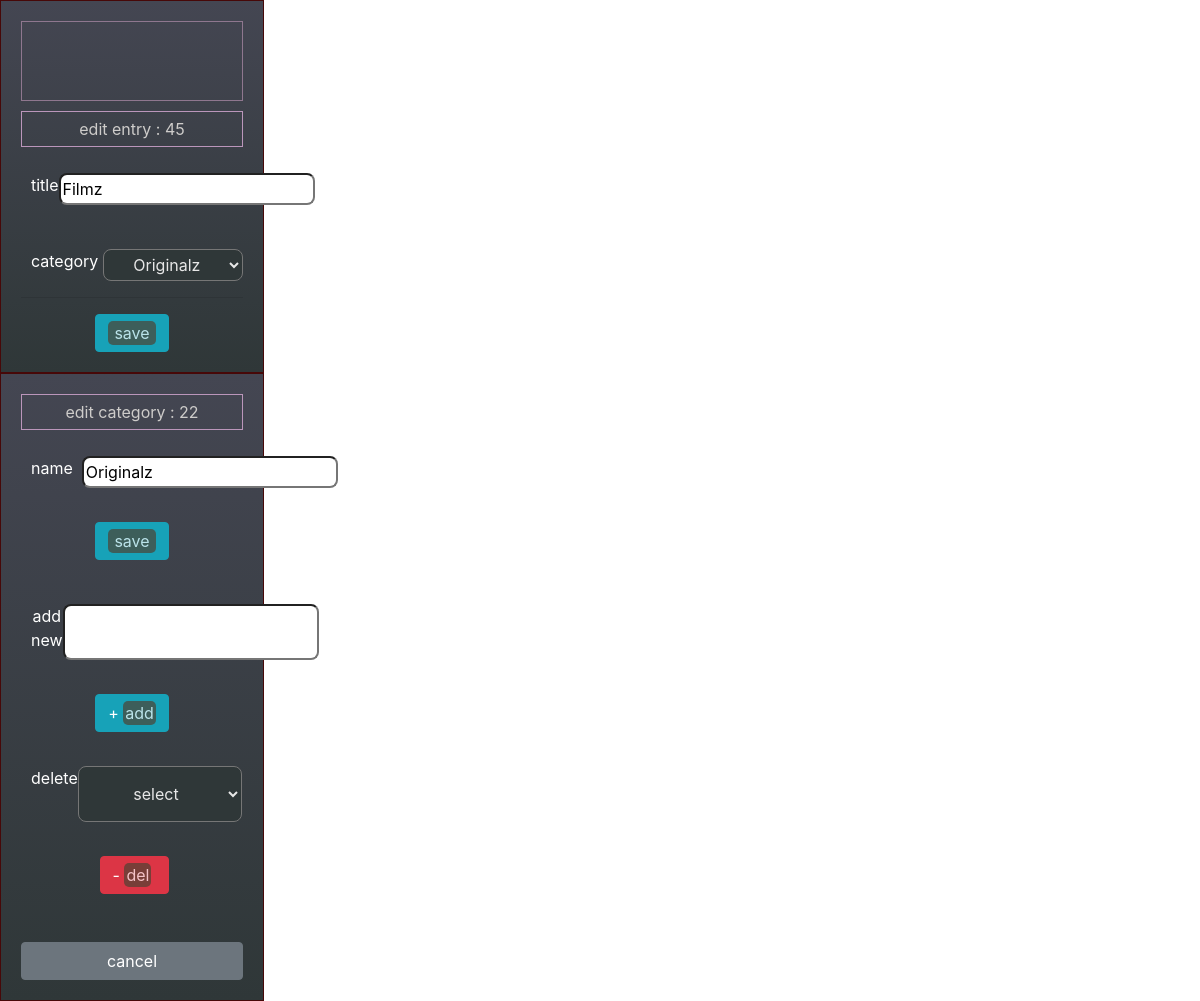
Before: /sounds/45/entry_edit with the older database file.
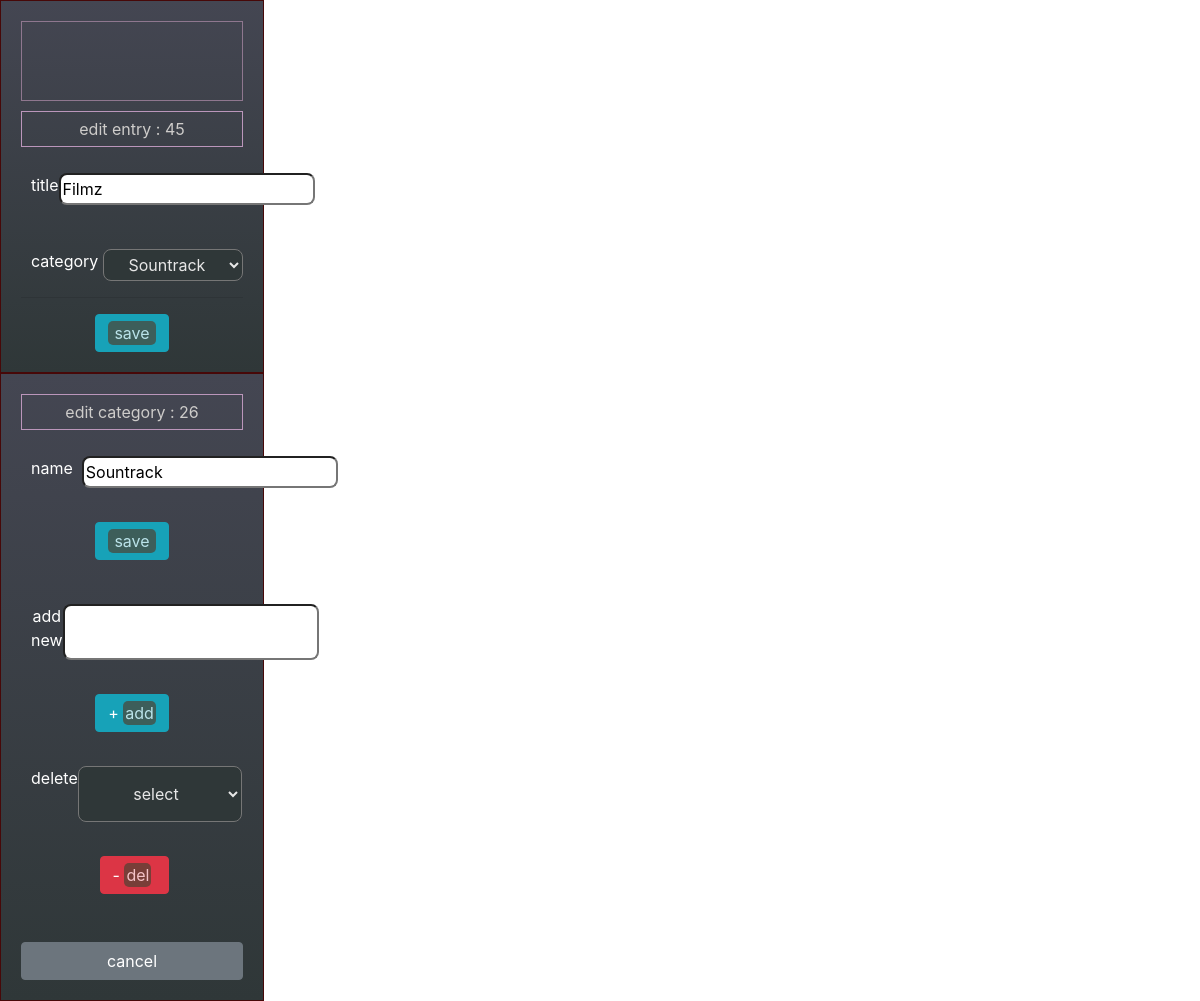
After: the same page with the newer database file.
### upload/models.py (models this page shows, shortened)
class Sound(models.Model):
    title = models.CharField(max_length=255)
    category = models.ForeignKey(Category, on_delete=models.CASCADE)
    created_at = models.DateField(auto_now_add=True)
    created_by = models.ForeignKey(User, related_name="sounds_created",on_delete=models.CASCADE,)
    def get_upload_path(instance, filename): #creates a dynamic file path
        extension = filename.split('.')[-1]
        new_filename = filename
        return '/'.join(["_"+ instance.created_by.first_name, new_filename])
    soundfile = models.FileField(upload_to  = get_upload_path, #should change soundfile to upload (more general)
    storage = CustomStorage(),#added so Django doesn do its _name (the get_valid_filename) thing new custom class Storage overrides this
    null=True, blank=True, verbose_name = "")
    fans = models.ManyToManyField(User, related_name='faves')
    objects = SoundManager() #added

class Category(models.Model):
    title = models.CharField(max_length=55)
    slug = models.SlugField(max_length=128)
    objects = CatManager() #added
    def __str__(self):
        return self.title

### upload/views.py (the view)
# urls.py: path('sounds/<int:id>/entry_edit', views.entry_edit),
def entry_edit(request,id):
    the_sound = Sound.objects.get(id=id)
    cat = Category.objects.get(sound=the_sound)
    print("cat is", cat.slug)
    categories = Category.objects.all()
    print(the_sound.__dict__)
    context = {
        'sound':the_sound,
        'categories': categories,
    }
    return render(request,'entry-edit.html',context)

### upload/templates/entry-edit.html (shortened to what this page needs)
{% extends 'sounds.html'%}
{% block content %}
{% load static %}
<div class="partition">
    <div class="message-box">
</div>
    <p class="bold"><a href="/sounds/{{sound.id}}/details">edit entry : {{sound.id}}</a></p>
    <form action="/sounds/{{sound.id}}/process" method='POST'>
        <div class="form-line">
            <label for="ftitle">title</label>
            <input type="text" name="ftitle" id="ftitle" value="{{sound.title}}" required>
        </div>
        <br>
        <div class="form-line">
            <label for="fcat">category&nbsp;</label>
            <select class='move' name="fcat" id="fcat">
                <option value={{sound.category_id}} selected>{{sound.category}}</option>
            </select>
        </div>
        <hr>
        <div class="form-buttons">
            <button class='btn btn-info' type="submit"><span>&nbsp;save&nbsp;</span></button>
        </div>
    </form>
</div>
<div class="partition">
    <p class="bold">edit category : {{sound.category.id}}</p>
    <form action="/sounds/{{sound.category.id}}/edit_cat" method='POST'>
        <div class="form-line">
            <label for="ftitle">name&nbsp;&nbsp;</label>
            <input type="text" name="ftitle" id="ftitle" value="{{sound.category}}">
        </div>
        <label for="fslug"></label><br>
        <button class='btn btn-info' type="submit"><span>&nbsp;save&nbsp;</span></button>
    </form>
        <form action="/add-cat" method='POST'>
        <div class="form-line">
            <label for="fslug"></label><br>
        </div>
        <div class="form-line">
            <label for="ftitle">add new</label>
            <input type="text" name="ftitle" id="ftitle">
        </div>
        <br>
        <button class='btn btn-info' type="submit">+&nbsp;<span>add</span></button>
    </form>
    <br>
    <form action="/destroy" method="POST">
        <div class="form-line">
            <label for="fcat">delete &nbsp;</label>
            <select name="fcat" id="fcat">
                <option value='' selected disabled>&nbsp;select</option>
            </select>
        </div>
        <br>
        <button class="btn btn-danger" type="submit">-&nbsp;<span class="text">del</span>&nbsp;</button>
    </form>
    <br>
    <br>
    <a class="btn btn-secondary" href="/home">cancel</a>
</div>
{% endblock%}

Changed rows visible on the page:
changed Sound "Filmz": fcat "Originalz" → "Sountrack"; category.id "22" → "26"; ftitle "Originalz" → "Sountrack"
